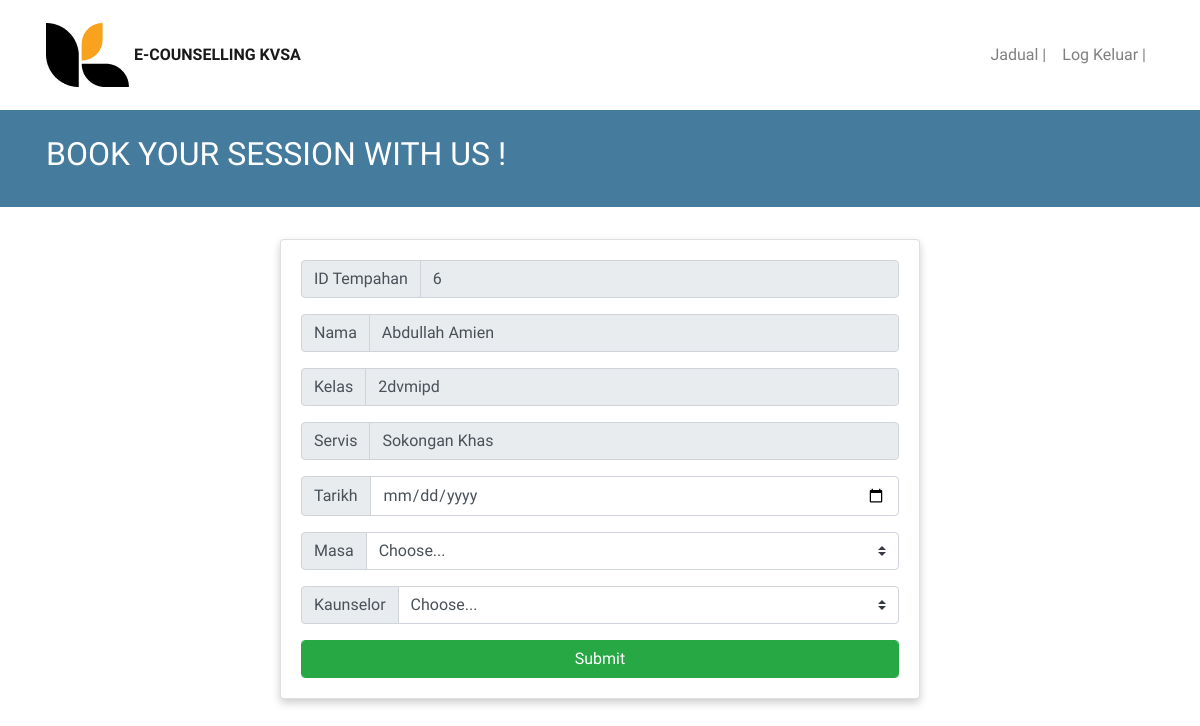
Screenshot of /form_edit.php?ID_Tempahan=6 with the database file from the repository.
### tables this page shows
CREATE TABLE `tempahan` (
  `ID_Tempahan` int(12) NOT NULL,
  `Nama` varchar(50) NOT NULL,
  `Kelas` varchar(20) NOT NULL,
  `Servis` varchar(30) NOT NULL,
  `Tarikh` date NOT NULL,
  `Masa` varchar(20) NOT NULL,
  `Kaunselor` varchar(30) NOT NULL,
  `status` varchar(20) NOT NULL,
  `sebab` varchar(100) NOT NULL
);

### form_edit.php (the view, shortened to what this page needs)
<?php
include 'conn.php';
$id = $_GET['ID_Tempahan'];
?>
<!DOCTYPE html>
<html>
<head>
    <link rel="stylesheet" href="https://cdn.jsdelivr.net/npm/bootstrap@4.0.0/dist/css/bootstrap.min.css"
>
    <link rel="stylesheet" type="text/css" href="css/style.css">
</head>
<body>
    <header class="header sticky-top">
        <nav class="navbar navbar-expand-lg sticky-top navbar-light bg-white py-3 shadow-sm">
            <div class="container"><a class="navbar-brand" href="#home">
                    <img src="img/logo.png">
                    <strong class="h6 mb-0 font-weight-bold text-uppercase">e-Counselling KVSA</strong></a>
                <div class="collapse navbar-collapse" id="navbarSupportedContent">
                    <ul class="navbar-nav ml-auto">
                       <li class="nav-item"><a class="nav-link" href="jadual.php">Jadual |</a></li>
                    <li class="nav-item"><a class="nav-link" href="logout.php">Log Keluar |</a></li>
                    </ul>
                </div>
            </div>
        </nav>
    </header>
    <section class="py-8 section-1" id="home">
        <div class="container">
            <div class="hero-h2">
                <h2>BOOK YOUR SESSION WITH US !</h2>
            </div>
        </div>
    </section>
<?php
$sql = "SELECT * FROM tempahan WHERE ID_Tempahan = '$id'";
$query = mysqli_query($mysqli,$sql);
$row = mysqli_fetch_array($query);
?>
    <section>
        <form action="pros_edit.php" method="POST">
        <div class="d-flex justify-content-center">
            <div class="card" style="width: 40rem;">
                <div class="card-body">
                    <div class="input-group mb-3">
                        <div class="input-group-prepend">
                            <span class="input-group-text" id="inputGroup-sizing-default">ID Tempahan</span>
                        </div>
                        <input type="text" class="form-control" aria-label="Default" aria-describedby="inputGroup-sizing-default" name="ID" value="<?php echo $row['ID_Tempahan']; ?>" readonly>
                    </div>
                    <div class="input-group mb-3">
                        <div class="input-group-prepend">
                            <span class="input-group-text" id="inputGroup-sizing-default">Nama</span>
                        </div>
                        <input type="text" class="form-control" aria-label="Default" aria-describedby="inputGroup-sizing-default" name="nama" value="<?php echo $row['Nama']; ?>" readonly>
                    </div>
                    <div class="input-group mb-3">
                        <div class="input-group-prepend">
                            <span class="input-group-text" id="inputGroup-sizing-default">Kelas</span>
                        </div>
                        <input type="text" class="form-control" aria-label="Default" aria-describedby="inputGroup-sizing-default" name="kelas" value="<?php echo $row['Kelas']; ?>" readonly>
                    </div>
                    <div class="input-group mb-3">
                        <div class="input-group-prepend">
                            <label class="input-group-text" for="inputGroupSelect01">Servis</label>
                        </div>
                       <input type="text" class="form-control" aria-label="Default" aria-describedby="inputGroup-sizing-default" name="kelas" value="<?php echo $row['Servis']; ?>" readonly>
                    </div>
                    <div class="input-group mb-3">
                        <div class="input-group-prepend">
                            <span class="input-group-text" id="inputGroup-sizing-default">Tarikh</span>
                        </div>
                        <input type="date" class="form-control" aria-label="Default" aria-describedby="inputGroup-sizing-default" name="tarikh">
                    </div>
                    <div class="input-group mb-3">
                        <div class="input-group-prepend">
                            <span class="input-group-text" id="inputGroup-sizing-default">Masa</span>
                        </div>
                        <select class="custom-select" id="inputGroupSelect01" name="masa">
                            <option selected>Choose...</option>
                        </select>
                    </div>
                    <div class="input-group mb-3">
                        <div class="input-group-prepend">
                            <label class="input-group-text" for="inputGroupSelect01">Kaunselor</label>
                        </div>
                        <select class="custom-select" id="inputGroupSelect01" name="kaunselor">
                            <option selected>Choose...</option>
                        </select>
                    </div>
                    <input type="submit" class="form-control btn btn-success" aria-label="Default" aria-describedby="inputGroup-sizing-default">
                </div>
            </div>
        </div>
    </form>
    </section>
</body>
</html>

### css/style.css (style rules this page uses)
* { box-sizing: border-box; }
body,html { height: 100%; margin: 0; line-height: 1.6; font-family: 'Solway',serif; }
.hero-h2 h2 { letter-spacing: 1.6%; line-height: 84.5px; }
.card { margin-top: 2rem; box-shadow: 0 4px 8px 0 rgba(0, 0, 0, 0.2); transition: 0.3s; width: 20%; margin-left: 2rem; margin-right: 2rem; }
.container { padding: 2px 16px; }

### form_edit.php (style rules this page uses)
#home { background-color: #457B9D; color: #FFFFFF; }

### rows the page displays
tempahan: ID "6", nama "Abdullah Amien", kelas "2dvmipd", kelas "Sokongan Khas"
